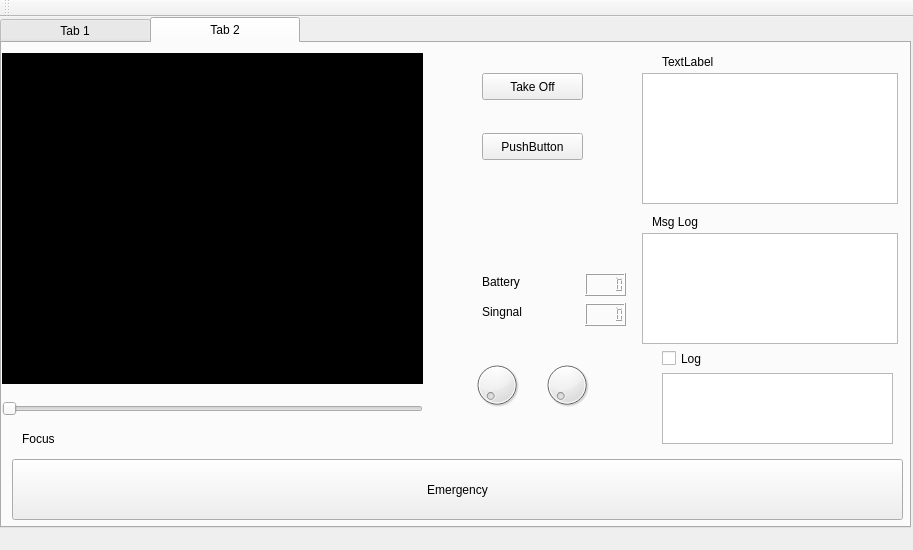
<?xml version="1.0" encoding="UTF-8"?>
<ui version="4.0">
 <class>BackLayout</class>
 <widget class="QMainWindow" name="BackLayout">
  <property name="geometry">
   <rect>
    <x>0</x>
    <y>0</y>
    <width>913</width>
    <height>550</height>
   </rect>
  </property>
  <property name="windowTitle">
   <string>BackLayout</string>
  </property>
  <widget class="QWidget" name="centralWidget">
   <property name="styleSheet">
    <string notr="true"/>
   </property>
   <widget class="QTabWidget" name="tabWidget">
    <property name="geometry">
     <rect>
      <x>0</x>
      <y>0</y>
      <width>911</width>
      <height>511</height>
     </rect>
    </property>
    <property name="styleSheet">
     <string notr="true">QTabBar::tab { ; width: 150px; }</string>
    </property>
    <property name="currentIndex">
     <number>1</number>
    </property>
    <widget class="QWidget" name="BF">
     <attribute name="title">
      <string>Tab 1</string>
     </attribute>
     <widget class="QLabel" name="label">
      <property name="geometry">
       <rect>
        <x>10</x>
        <y>10</y>
        <width>591</width>
        <height>431</height>
       </rect>
      </property>
      <property name="styleSheet">
       <string notr="true">Background-color: #000;</string>
      </property>
      <property name="text">
       <string>TextLabel</string>
      </property>
     </widget>
     <widget class="QRadioButton" name="radioButton">
      <property name="geometry">
       <rect>
        <x>680</x>
        <y>80</y>
        <width>116</width>
        <height>22</height>
       </rect>
      </property>
      <property name="text">
       <string>RadioButton</string>
      </property>
     </widget>
     <widget class="QRadioButton" name="radioButton_2">
      <property name="geometry">
       <rect>
        <x>680</x>
        <y>140</y>
        <width>116</width>
        <height>22</height>
       </rect>
      </property>
      <property name="text">
       <string>RadioButton</string>
      </property>
     </widget>
     <widget class="QRadioButton" name="radioButton_3">
      <property name="geometry">
       <rect>
        <x>680</x>
        <y>200</y>
        <width>116</width>
        <height>22</height>
       </rect>
      </property>
      <property name="text">
       <string>RadioButton</string>
      </property>
     </widget>
    </widget>
    <widget class="QWidget" name="Main">
     <attribute name="title">
      <string>Tab 2</string>
     </attribute>
     <widget class="QDial" name="R">
      <property name="geometry">
       <rect>
        <x>470</x>
        <y>310</y>
        <width>50</width>
        <height>64</height>
       </rect>
      </property>
     </widget>
     <widget class="QDial" name="Theta">
      <property name="geometry">
       <rect>
        <x>540</x>
        <y>310</y>
        <width>50</width>
        <height>64</height>
       </rect>
      </property>
     </widget>
     <widget class="QLabel" name="Camfeed">
      <property name="geometry">
       <rect>
        <x>0</x>
        <y>10</y>
        <width>421</width>
        <height>331</height>
       </rect>
      </property>
      <property name="styleSheet">
       <string notr="true">Background-color: #000;</string>
      </property>
      <property name="text">
       <string>Cam Feed</string>
      </property>
     </widget>
     <widget class="QPushButton" name="Emergency">
      <property name="geometry">
       <rect>
        <x>10</x>
        <y>416</y>
        <width>891</width>
        <height>61</height>
       </rect>
      </property>
      <property name="text">
       <string>Emergency</string>
      </property>
     </widget>
     <widget class="QSlider" name="Focus">
      <property name="geometry">
       <rect>
        <x>0</x>
        <y>350</y>
        <width>421</width>
        <height>31</height>
       </rect>
      </property>
      <property name="orientation">
       <enum>Qt::Horizontal</enum>
      </property>
     </widget>
     <widget class="QLabel" name="Focus_label">
      <property name="geometry">
       <rect>
        <x>20</x>
        <y>380</y>
        <width>51</width>
        <height>31</height>
       </rect>
      </property>
      <property name="text">
       <string>Focus</string>
      </property>
     </widget>
     <widget class="QTextBrowser" name="LogBox">
      <property name="geometry">
       <rect>
        <x>660</x>
        <y>330</y>
        <width>231</width>
        <height>71</height>
       </rect>
      </property>
     </widget>
     <widget class="QCheckBox" name="Log">
      <property name="geometry">
       <rect>
        <x>660</x>
        <y>300</y>
        <width>61</width>
        <height>31</height>
       </rect>
      </property>
      <property name="text">
       <string>Log</string>
      </property>
     </widget>
     <widget class="QLCDNumber" name="Battery">
      <property name="geometry">
       <rect>
        <x>583</x>
        <y>230</y>
        <width>41</width>
        <height>23</height>
       </rect>
      </property>
     </widget>
     <widget class="QLCDNumber" name="Signal">
      <property name="geometry">
       <rect>
        <x>583</x>
        <y>260</y>
        <width>41</width>
        <height>23</height>
       </rect>
      </property>
     </widget>
     <widget class="QTextBrowser" name="MsgLogBox">
      <property name="geometry">
       <rect>
        <x>640</x>
        <y>190</y>
        <width>256</width>
        <height>111</height>
       </rect>
      </property>
     </widget>
     <widget class="QLabel" name="Battery_label">
      <property name="geometry">
       <rect>
        <x>480</x>
        <y>230</y>
        <width>67</width>
        <height>17</height>
       </rect>
      </property>
      <property name="text">
       <string>Battery</string>
      </property>
     </widget>
     <widget class="QLabel" name="Signal_Label">
      <property name="geometry">
       <rect>
        <x>480</x>
        <y>260</y>
        <width>67</width>
        <height>17</height>
       </rect>
      </property>
      <property name="text">
       <string>Singnal</string>
      </property>
     </widget>
     <widget class="QTextBrowser" name="InfoBox">
      <property name="geometry">
       <rect>
        <x>640</x>
        <y>30</y>
        <width>256</width>
        <height>131</height>
       </rect>
      </property>
     </widget>
     <widget class="QLabel" name="MsgLog_label">
      <property name="geometry">
       <rect>
        <x>650</x>
        <y>170</y>
        <width>67</width>
        <height>17</height>
       </rect>
      </property>
      <property name="text">
       <string>Msg Log</string>
      </property>
     </widget>
     <widget class="QLabel" name="l6">
      <property name="geometry">
       <rect>
        <x>660</x>
        <y>10</y>
        <width>67</width>
        <height>17</height>
       </rect>
      </property>
      <property name="text">
       <string>TextLabel</string>
      </property>
     </widget>
     <widget class="QPushButton" name="Takeoff">
      <property name="geometry">
       <rect>
        <x>480</x>
        <y>30</y>
        <width>101</width>
        <height>27</height>
       </rect>
      </property>
      <property name="text">
       <string>Take Off</string>
      </property>
     </widget>
     <widget class="QPushButton" name="Auto">
      <property name="geometry">
       <rect>
        <x>480</x>
        <y>90</y>
        <width>101</width>
        <height>27</height>
       </rect>
      </property>
      <property name="text">
       <string>PushButton</string>
      </property>
     </widget>
     <zorder>Camfeed</zorder>
     <zorder>R</zorder>
     <zorder>Theta</zorder>
     <zorder>Emergency</zorder>
     <zorder>Focus</zorder>
     <zorder>Focus_label</zorder>
     <zorder>LogBox</zorder>
     <zorder>Log</zorder>
     <zorder>Battery</zorder>
     <zorder>Signal</zorder>
     <zorder>MsgLogBox</zorder>
     <zorder>Battery_label</zorder>
     <zorder>Signal_Label</zorder>
     <zorder>InfoBox</zorder>
     <zorder>MsgLog_label</zorder>
     <zorder>l6</zorder>
     <zorder>Takeoff</zorder>
     <zorder>Auto</zorder>
    </widget>
   </widget>
  </widget>
  <widget class="QMenuBar" name="menuBar">
   <property name="geometry">
    <rect>
     <x>0</x>
     <y>0</y>
     <width>913</width>
     <height>23</height>
    </rect>
   </property>
  </widget>
  <widget class="QToolBar" name="mainToolBar">
   <attribute name="toolBarArea">
    <enum>TopToolBarArea</enum>
   </attribute>
   <attribute name="toolBarBreak">
    <bool>false</bool>
   </attribute>
  </widget>
 </widget>
 <layoutdefault spacing="6" margin="11"/>
 <resources/>
 <connections/>
</ui>
